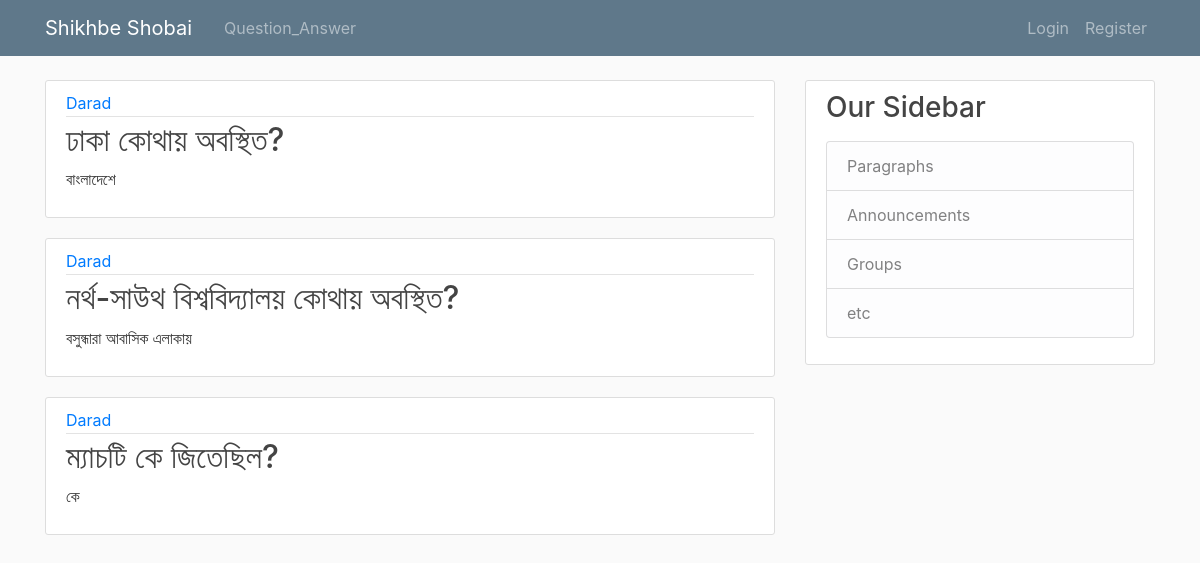
Screenshot of /questions with the database file from the repository.
### app/models.py (models this page shows, shortened)
class Sentence(db.Model):
    id = db.Column(db.Integer, primary_key = True)
    question = db.Column(db.Text, nullable = False)
    answer = db.Column(db.Text, nullable = False)
    user_id = db.Column(db.Integer, db.ForeignKey('user.id'), nullable = False)

class User(db.Model, UserMixin):
    id = db.Column(db.Integer, primary_key = True)
    username = db.Column(db.String(20), unique = True, nullable = False)
    email = db.Column(db.String(120), unique = True, nullable = False)
    image_file = db.Column(db.String(20), nullable = False, default = 'default.jpg')
    password = db.Column(db.String(60), nullable = False)
    sentences = db.relationship('Sentence', backref = 'author', lazy = True)

### app/routes.py (the view)
@app.route('/questions')
def questions():
    sentences = Sentence.query.all()
    return render_template('questions.html',sentences = sentences)

### app/templates/questions.html
{% extends "layout.html" %}
{% block content %}
    {% for sentence in sentences %}
        <article class="media content-section">
          <div class="media-body">
            <div class="article-metadata">
              <a class="mr-2" href="#">{{ sentence.author.username }}</a>
            </div>
            <h2><a class="article-title" href="{{ url_for('sentence',sentence_id=sentence.id) }}">{{ sentence.question }}</a></h2>
            <p class="article-content">{{ sentence.answer }}</p>
          </div>
        </article>
    {% endfor %}
{% endblock content %}

### app/templates/layout.html (shortened to what this page needs)
<!DOCTYPE html>
<html lang="en">
<head>
    <link rel="stylesheet" href="https://stackpath.bootstrapcdn.com/bootstrap/4.3.1/css/bootstrap.min.css">
    <link rel="stylesheet" type="text/css" href="{{ url_for('static', filename = 'main.css') }}">
</head>
<body>
    <header class="site-header">
            <nav class="navbar navbar-expand-md navbar-dark bg-steel fixed-top">
            <div class="container">
                <a class="navbar-brand mr-4" href="/">Shikhbe Shobai</a>
                <div class="collapse navbar-collapse" id="navbarToggle">
                <div class="navbar-nav mr-auto">
                    <a class="nav-item nav-link" href="{{ url_for('questions') }}">Question_Answer</a>
                </div>
                <div class="navbar-nav">
                    {% if current_user.is_authenticated %}
                    <a class="nav-item nav-link" href="{{ url_for('my_form') }}">New Question</a>
                        <a class="nav-item nav-link" href="{{ url_for('account') }}">Account</a>
                        <a class="nav-item nav-link" href="{{ url_for('logout') }}">Logout</a>
                    {% else %}
                        <a class="nav-item nav-link" href="{{ url_for('login') }}">Login</a>
                        <a class="nav-item nav-link" href="{{ url_for('register') }}">Register</a>
                    {% endif %}
                </div>
            </div>
            </nav>
    </header>
    <main role="main" class="container">
        <div class="row">
            <div class="col-md-8">
            {% block content %}{% endblock %}
            </div>
            <div class="col-md-4">
            <div class="content-section">
                <h3>Our Sidebar</h3>
                <p class='text-muted'>
                <ul class="list-group">
                    <li class="list-group-item list-group-item-light">Paragraphs</li>
                    <li class="list-group-item list-group-item-light">Announcements</li>
                    <li class="list-group-item list-group-item-light">Groups</li>
                    <li class="list-group-item list-group-item-light">etc</li>
                </ul>
                </p>
            </div>
            </div>
        </div>
    </main>
</body>
</html>

### app/static/main.css (style rules this page uses)
body { background: #fafafa; color: #333333; margin-top: 5rem; }
h1, h2, h3, h4, h5, h6 { color: #444444; }
.bg-steel { background-color: #5f788a; }
.site-header .navbar-nav .nav-link { color: ##f8f9fa; }
.content-section { background: #ffffff; padding: 10px 20px; border: 1px solid #dddddd; border-radius: 3px; margin-bottom: 20px; }
.article-title { color: #444444; }
.article-content { white-space: pre-line; }
.article-metadata { padding-bottom: 1px; margin-bottom: 4px; border-bottom: 1px solid #e3e3e3 }

### rows the page displays
Sentence: author.username "Darad", question "ঢাকা কোথায় অবস্থিত?", answer "বাংলাদেশে"
Sentence: author.username "Darad", question "নর্থ-সাউথ বিশ্ববিদ্যালয় কোথায় অবস্থিত?", answer "বসুন্ধারা আবাসিক এলাকায়"
Sentence: author.username "Darad", question "ম্যাচটি কে জিতেছিল?", answer "কে"
